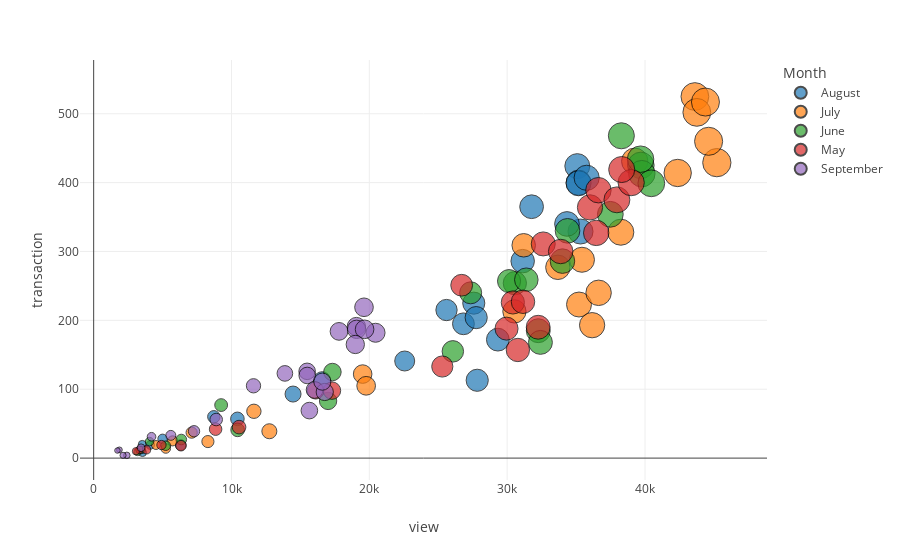

Notebook code cell kept with this figure:
### Code cell
iscatter(new_df, x='view', y='transaction', color='Month', size='view')

### Figure 1 — Plotly figure (JSON) as saved in the notebook; plotly's stock layout.template omitted (floating-point values rounded to 4 significant figures)
{"data": [{"hoverlabel": {"namelength": 0}, "hovertemplate": "Month=August<br>view=%{marker.size}<br>transaction=%{y}", "legendgroup": "August", "marker": {"color": "#1F77B4", "line": {"color": "black", "width": 1}, "size": [27577, 26826, 27751, 29324, 27826, 22566, 14465, 8719, 4999, 3528, 3544, 4104, 6316, 10429, 16570, 25599, 31772, 35087, 35179, 35176, 35765, 35320, 34338, 31125], "sizemode": "area", "sizeref": 113.0, "symbol": "circle"}, "mode": "markers", "name": "August", "showlegend": true, "type": "scatter", "x": [27577, 26826, 27751, 29324, 27826, 22566, 14465, 8719, 4999, 3528, 3544, 4104, 6316, 10429, 16570, 25599, 31772, 35087, 35179, 35176, 35765, 35320, 34338, 31125], "xaxis": "x", "y": [225, 195, 204, 172, 113, 141, 93, 60, 28, 20, 8, 19, 19, 57, 113, 215, 365, 424, 400, 399, 407, 329, 340, 286], "yaxis": "y"}, {"hoverlabel": {"namelength": 0}, "hovertemplate": "Month=July<br>view=%{marker.size}<br>transaction=%{y}", "legendgroup": "July", "marker": {"color": "#FF7F0E", "line": {"color": "black", "width": 1}, "size": [35425, 33678, 35212, 36163, 36633, 30525, 19515, 11625, 7109, 5230, 4519, 5724, 8289, 12747, 19769, 31199, 39255, 43618, 43759, 44385, 45211, 44614, 42371, 38245], "sizemode": "area", "sizeref": 113.0, "symbol": "circle"}, "mode": "markers", "name": "July", "showlegend": true, "type": "scatter", "x": [35425, 33678, 35212, 36163, 36633, 30525, 19515, 11625, 7109, 5230, 4519, 5724, 8289, 12747, 19769, 31199, 39255, 43618, 43759, 44385, 45211, 44614, 42371, 38245], "xaxis": "x", "y": [288, 277, 223, 193, 240, 213, 122, 68, 37, 14, 19, 25, 24, 39, 105, 309, 431, 525, 502, 517, 429, 460, 414, 328], "yaxis": "y"}, {"hoverlabel": {"namelength": 0}, "hovertemplate": "Month=June<br>view=%{marker.size}<br>transaction=%{y}", "legendgroup": "June", "marker": {"color": "#2CA02C", "line": {"color": "black", "width": 1}, "size": [30557, 30136, 31388, 32255, 32412, 26058, 17322, 9249, 5231, 3482, 3184, 4059, 6358, 10445, 17007, 27352, 34379, 38284, 39701, 39766, 40458, 39678, 37484, 34010], "sizemode": "area", "sizeref": 113.0, "symbol": "circle"}, "mode": "markers", "name": "June", "showlegend": true, "type": "scatter", "x": [30557, 30136, 31388, 32255, 32412, 26058, 17322, 9249, 5231, 3482, 3184, 4059, 6358, 10445, 17007, 27352, 34379, 38284, 39701, 39766, 40458, 39678, 37484, 34010], "xaxis": "x", "y": [254, 257, 259, 185, 168, 155, 125, 77, 18, 12, 9, 24, 27, 41, 83, 240, 330, 468, 425, 413, 399, 434, 354, 286], "yaxis": "y"}, {"hoverlabel": {"namelength": 0}, "hovertemplate": "Month=May<br>view=%{marker.size}<br>transaction=%{y}", "legendgroup": "May", "marker": {"color": "#D62728", "line": {"color": "black", "width": 1}, "size": [30412, 29954, 31148, 32250, 30775, 25294, 16109, 8847, 4919, 3333, 3073, 3838, 6335, 10548, 17288, 26698, 32616, 36009, 36620, 37961, 38996, 38310, 36458, 33881], "sizemode": "area", "sizeref": 113.0, "symbol": "circle"}, "mode": "markers", "name": "May", "showlegend": true, "type": "scatter", "x": [30412, 29954, 31148, 32250, 30775, 25294, 16109, 8847, 4919, 3333, 3073, 3838, 6335, 10548, 17288, 26698, 32616, 36009, 36620, 37961, 38996, 38310, 36458, 33881], "xaxis": "x", "y": [226, 188, 227, 190, 157, 133, 98, 42, 19, 12, 10, 12, 18, 45, 98, 251, 311, 364, 389, 375, 400, 419, 327, 300], "yaxis": "y"}, {"hoverlabel": {"namelength": 0}, "hovertemplate": "Month=September<br>view=%{marker.size}<br>transaction=%{y}", "legendgroup": "September", "marker": {"color": "#9467BD", "line": {"color": "black", "width": 1}, "size": [15488, 15493, 16031, 16766, 15650, 11596, 7281, 4198, 2405, 1867, 1725, 2132, 3438, 5599, 8890, 13873, 17800, 19613, 19061, 19075, 20450, 19655, 18982, 16592], "sizemode": "area", "sizeref": 113.0, "symbol": "circle"}, "mode": "markers", "name": "September", "showlegend": true, "type": "scatter", "x": [15488, 15493, 16031, 16766, 15650, 11596, 7281, 4198, 2405, 1867, 1725, 2132, 3438, 5599, 8890, 13873, 17800, 19613, 19061, 19075, 20450, 19655, 18982, 16592], "xaxis": "x", "y": [126, 120, 99, 96, 69, 105, 39, 31, 4, 12, 11, 4, 15, 33, 56, 123, 184, 219, 191, 187, 182, 187, 165, 111], "yaxis": "y"}], "layout": {"legend": {"itemsizing": "constant", "title": {"text": "Month"}, "tracegroupgap": 0}, "margin": {"t": 60}, "xaxis": {"anchor": "y", "domain": [0, 1], "title": {"text": "view"}}, "yaxis": {"anchor": "x", "domain": [0, 1], "title": {"text": "transaction"}}}}
